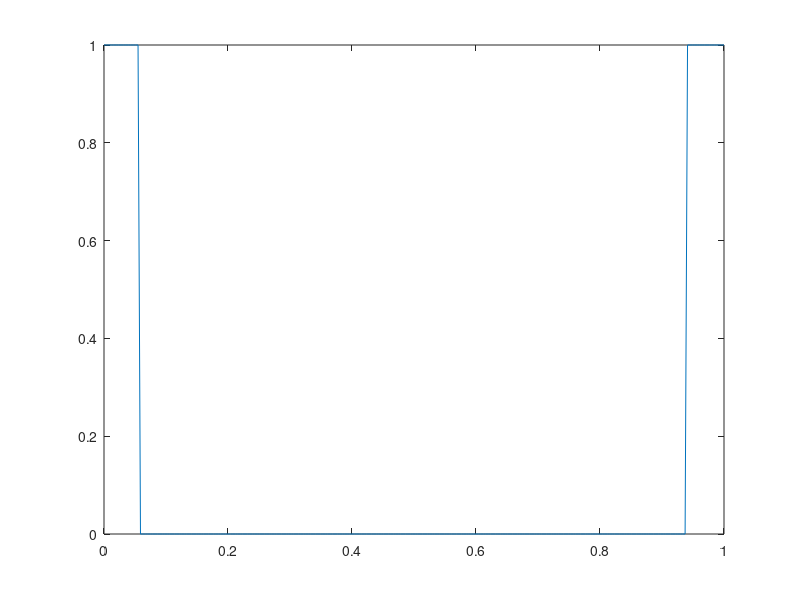
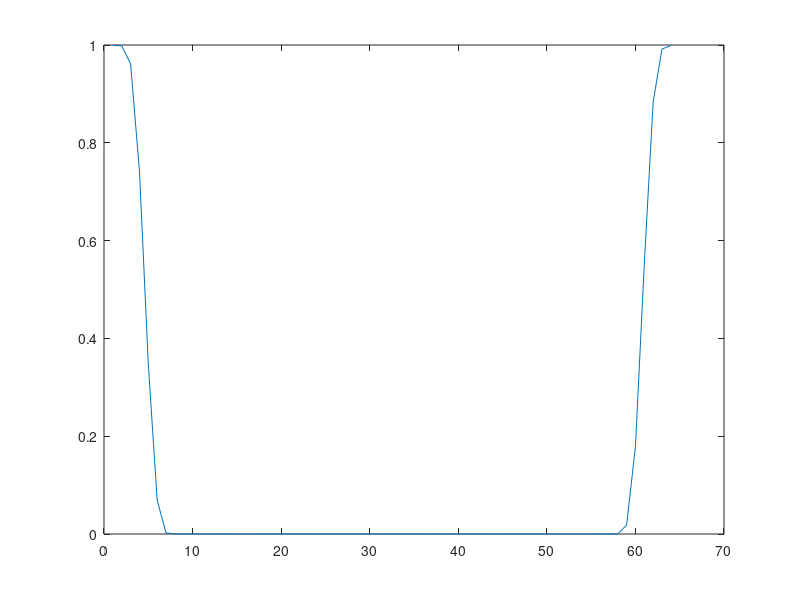
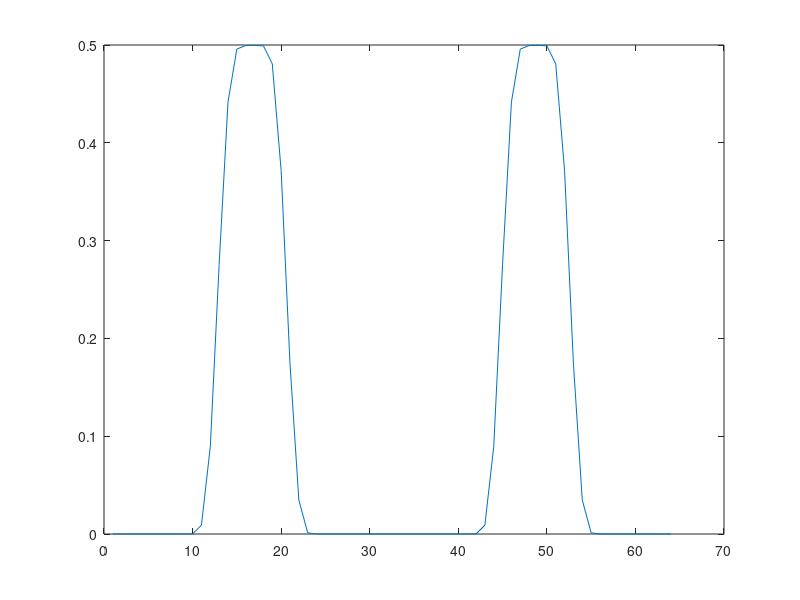
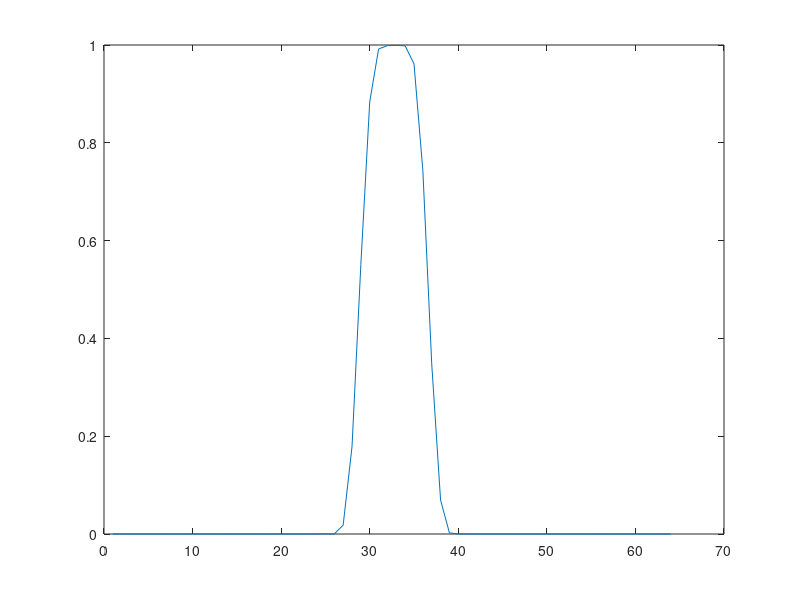

These charts were generated, in order, by the following MATLAB code:
close all;
clear;
%ex1
fs = 256;
N = 256;
HK = zeros(1,N);
x = linspace(0,1,N);
for i = 1 : N
    if (i < fs/16)
        HK(i) = 1;
    end
    if (i > N - fs/16)
        HK(i) = 1;
    end
end

figure;
plot(x,HK);
hk = ifftshift(ifft(HK));

mid = N/2;
start = mid - 31;
finish = mid + 32;
hktrunc = hk(start:finish);

fs = 64;

black = blackman(fs)';
figure;
hlow = hktrunc .* black;
ff = fft(hlow);
x = (1:fs);
plot(x,abs(ff));
%plot(x,hkblack);

fb = fs/4;
n = (1:fs);
y = cos((2*pi*n*fb)/fs);

hband = hlow .* y;
figure;
stem(n,hband);

ff = fft(hband);
x = (1:fs);
plot(x,abs(ff));

fb = fs/2;
n = (1:fs);
y = cos((2*pi*n*fb)/fs);

hhigh = hlow .* y;
figure;
stem(n,hhigh);

ff = fft(hhigh);
x = (1:fs);
plot(x,abs(ff));

f1 = 3000/fs;
f2 = 15000/fs;
f3 = 30000/fs;

t = linspace(0, 63, 64);
sin1 = sin(2*pi*t*f1);
sin2 = sin(2*pi*t*f2);
sin3 = sin(2*pi*t*f3);

sinus = [sin1; sin2; sin3];
 
 color = ['r' 'g' 'b'];
 figure;
 title('hlow');
 for i = 1 : 3
    sin = sinus(i,:);
    hlowsin = conv(sin,hlow);
    ff = fft(hlowsin);
    stem(abs(ff),color(i));
    hold on;
 end
 
 figure;
 title('hband');
 for i = 1 : 3
    sin = sinus(i,:);
    hbandsin = conv(sin,hband);
    ff = fft(hbandsin);
    stem(abs(ff),color(i));
    hold on; 
 end
 
 figure;
 title('hhigh');
 for i = 1 : 3
    sin = sinus(i,:);
    hhighsin = conv(sin,hhigh);
    ff = fft(hhighsin);
    stem(abs(ff),color(i));
    hold on; 
 end